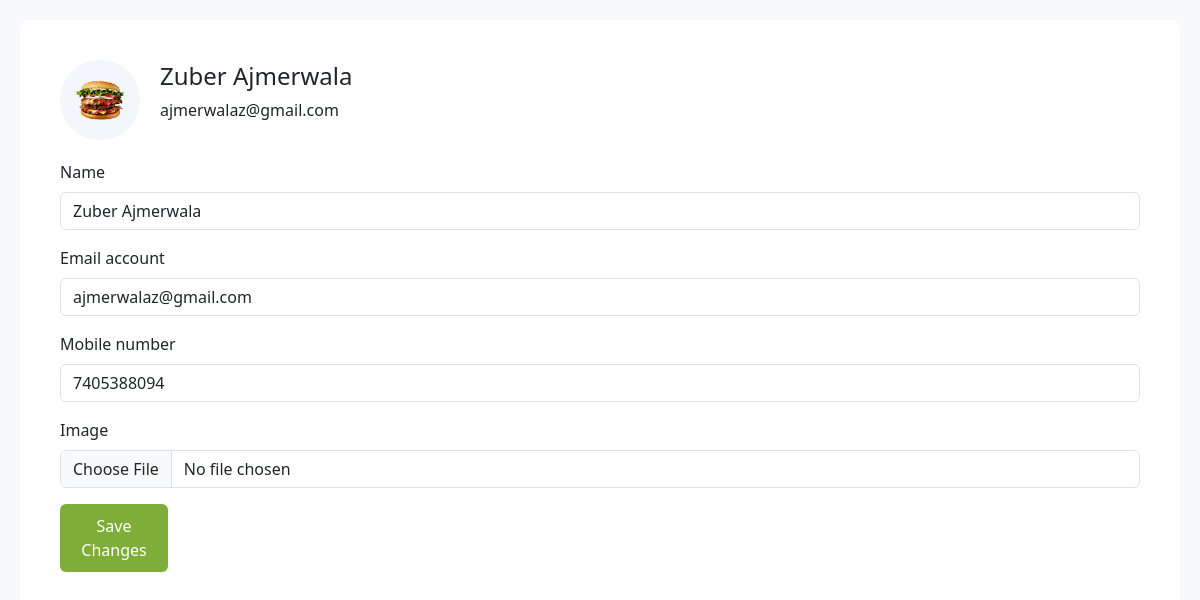
The app's page /profile (signed in) with its own data.
### myapp/models.py (models this page shows)
class user(models.Model):
    name= models.CharField(max_length=50)
    email= models.EmailField(max_length=50)
    password= models.CharField(max_length=50)
    phone_number=models.IntegerField(blank=True,null=True)
    image=models.ImageField(upload_to='image', blank=True,null=True)
    otp=models.IntegerField(blank=True,null=True)

### myapp/views.py (the view, shortened to what this page needs)
# urls.py: path('profile', views.profile, name='profile'),
def profile(request):
    uid=user.objects.get(name=request.session['name'])
    print(uid)
    con={
        "uid":uid
    }
    return render(request, 'profile.html',con)

### myapp/templates/profile.html (shortened to what this page needs)
<!DOCTYPE html>
<html lang="en">
<head>
    <link rel="stylesheet" href="https://cdn.jsdelivr.net/npm/bootstrap@5.3.1/dist/css/bootstrap.min.css">
    <link rel="stylesheet" href="https://cdnjs.cloudflare.com/ajax/libs/font-awesome/6.0.0-beta3/css/all.min.css">
</head>
<body>
    <div class="main-container">
        <div class="content">
            <div class="profile-header">
                <img src="{{uid.image}}" alt="User Image">
                <div>
                    <h4>{{uid.name}}</h4>
                    <p>{{uid.email}}</p>
                </div>
            </div>
            <form action="{% url 'profile' %}" method="post" enctype="multipart/form-data">
                <div class="mb-3">
                    <label for="name" class="form-label">Name</label>
                    <input type="text" class="form-control" name="name" id="name" placeholder="Enter A Name " value="{{uid.name}}">
                </div>
                <div class="mb-3">
                    <label for="email" class="form-label">Email account</label>
                    <input type="email" class="form-control" name="email" id="email" placeholder="Enter A Email" value="{{uid.email}}">
                </div>
                <div class="mb-3">
                    <label for="phone" class="form-label">Mobile number</label>
                    <input type="text" class="form-control" id="phone" name="phone_number" placeholder="Enter A Phone Number" value="{{uid.phone_number}}">
                </div>
                <div class="mb-3">
                    <label for="image" class="form-label">Image</label>
                    <input type="file" class="form-control" id="image" name="image">
                </div>
                <button type="submit" class="btn btn-custom">Save Changes</button>
            </form>
        </div>
    </div>
</body>
</html>

### myapp/templates/profile.html (style rules this page uses)
body { background-color: #f8f9fa; }
.main-container { display: flex; min-height: 100vh; }
.btn-custom { background-color: #7fad39; color: white; border: none; padding: 10px 20px; width: 10%; }
.content { flex: 1; padding: 40px; background-color: #ffffff; border-radius: 8px; margin: 20px; }
.profile-header { display: flex; align-items: center; margin-bottom: 20px; }
.profile-header img { border-radius: 50%; margin-right: 20px; width: 80px; height: 80px; }

### records on screen
user: image (picture), name "Zuber Ajmerwala", email "ajmerwalaz@gmail.com", phone_number "7405388094"
